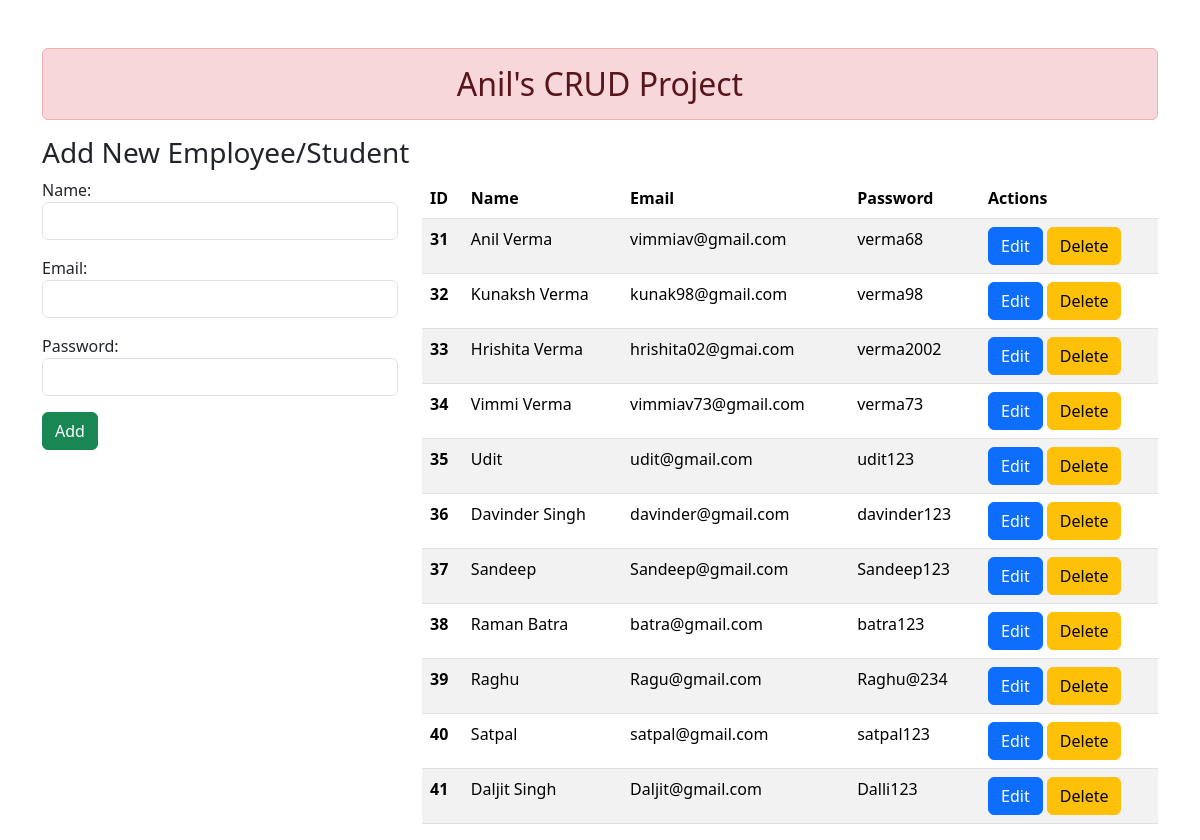
The app's page /enroll/ with its own data.
### enroll/models.py (models this page shows)
class User(models.Model):
    name =  models.CharField(max_length=50)
    email = models.EmailField(max_length=20)
    password = models.CharField(max_length=20)

### enroll/views.py (the view)
# urls.py: path('', views.add_show,name='addandshow'),
def add_show(request):
    if request.method == 'POST':
        fm = StudentRegistration(request.POST)
        if fm.is_valid():
            nm = fm.cleaned_data['name']
            em = fm.cleaned_data['email']
            pas = fm.cleaned_data['password']
            reg = User(name=nm,email=em,password=pas)
            reg.save()
            fm = StudentRegistration()
    else:
        fm = StudentRegistration()
    stud = User.objects.all()
    return render(request,'enroll/addandshow.html',{'form':fm,'stu':stud})

### enroll/forms.py
class StudentRegistration(forms.ModelForm):
    class Meta:
        model = User
        fields = ['name', 'email','password']
        widgets = {
            'name': forms.TextInput(attrs={'class':'form-control'}),
            'email': forms.EmailInput(attrs={'class':'form-control'}),
            'password':forms.PasswordInput(attrs={'class':'form-control'}),
        }

### enroll/templates/enroll/addandshow.html (shortened to what this page needs)
{% extends 'enroll/base.html' %}
{% block content %}
<h3>Add New Employee/Student</h3>
<div class="row">
  <div class="col-sm-4">
    <form action="" method="POST">
      {{ form.as_p }}
      <input type="submit" class="btn btn-success" value="Add" />
    </form>
  </div>
  <div class="col-sm-8">
    {% if stu %}
    <div class="table-responsive" style="max-height: 700px; overflow-y: auto;">
      <table class="table table-striped table-fixed-header">
        <thead>
          <tr>
            <th scope="row">ID</th>
            <th>Name</th>
            <th>Email</th>
            <th>Password</th>
            <th>Actions</th>
          </tr>
        </thead>
        <tbody>
          {% for st in stu %}
          <tr>
            <th scope="row">{{ st.id }}</th>
            <td>{{ st.name }}</td>
            <td>{{ st.email }}</td>
            <td>{{ st.password }}</td>
            <td>
              <a href="{% url 'updatedata' st.id %}" class="btn btn-primary">Edit</a>
              <form action="{% url 'deleterecord' st.id %}" method="POST" class="d-inline">
                <input type="submit" class="btn btn-warning" value="Delete">
              </form>
            </td>
          </tr>
          {% endfor %}
        </tbody>
      </table>
    </div>
    {% else %}
    <h1>No records found</h1>
    {% endif %}
  </div>
</div>
{% endblock content %}

### enroll/templates/enroll/base.html (shortened to what this page needs)
<!DOCTYPE html>
{% load static %}
<html lang="en">
  <head>
    <link rel="stylesheet" href="{% static 'enroll/css/bootstrap.css' %}" />
  </head>
  <body>
    <div class="container mt-5">
      <h2 class="text-center alert alert-danger">Anil's CRUD Project</h2>
            {% block content %}
            {% endblock content %}
    </div>
  </body>
</html>

### records on screen
User: id "31", name "Anil Verma", email "vimmiav@gmail.com", password "verma68"
User: id "32", name "Kunaksh Verma", email "kunak98@gmail.com", password "verma98"
User: id "33", name "Hrishita Verma", email "hrishita02@gmai.com", password "verma2002"
User: id "34", name "Vimmi Verma", email "vimmiav73@gmail.com", password "verma73"
User: id "35", name "Udit", email "udit@gmail.com", password "udit123"
User: id "36", name "Davinder Singh", email "davinder@gmail.com", password "davinder123"
User: id "37", name "Sandeep", email "Sandeep@gmail.com", password "Sandeep123"
User: id "38", name "Raman Batra", email "batra@gmail.com", password "batra123"
User: id "39", name "Raghu", email "Ragu@gmail.com", password "Raghu@234"
User: id "40", name "Satpal", email "satpal@gmail.com", password "satpal123"
User: id "41", name "Daljit Singh", email "Daljit@gmail.com", password "Dalli123"
